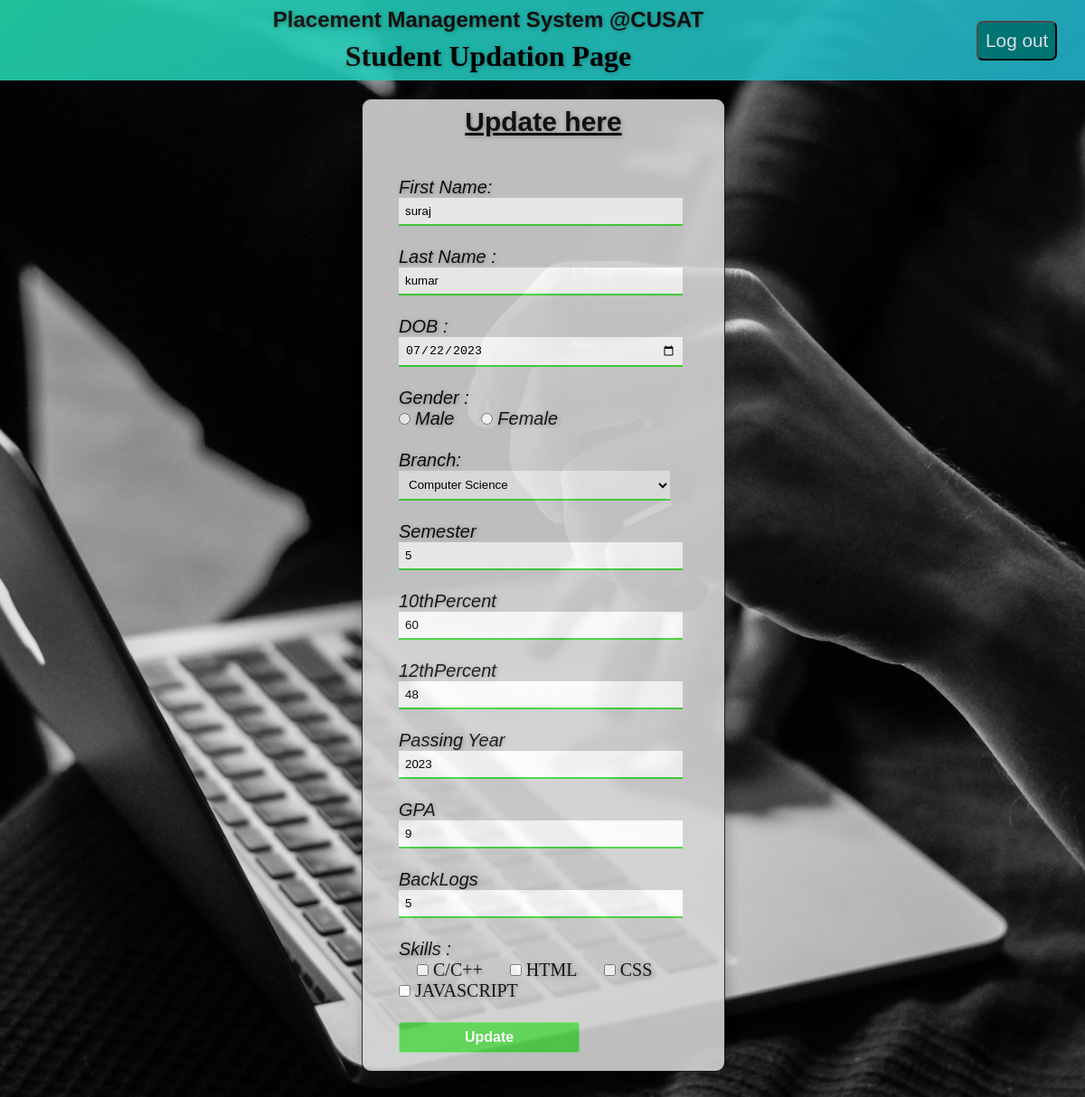
/updates.php?Id=124, run on the app's committed database.
### tables this page shows
CREATE TABLE `registration` (
  `ID` int(255) NOT NULL,
  `FirstName` varchar(255) NOT NULL,
  `LastName` varchar(255) NOT NULL,
  `DOB` varchar(255) NOT NULL,
  `Email` varchar(255) NOT NULL,
  `Gender` varchar(255) NOT NULL,
  `Branch` varchar(230) NOT NULL,
  `percent10` varchar(255) NOT NULL,
  `percent12` varchar(255) NOT NULL,
  `PassYear` varchar(255) NOT NULL,
  `GPA` varchar(255) NOT NULL,
  `Back` varchar(255) NOT NULL,
  `Semester` varchar(255) NOT NULL,
  `Skills` varchar(255) NOT NULL,
  `Img` varchar(255) NOT NULL,
  `password` varchar(255) NOT NULL,
  `Cpassword` varchar(255) NOT NULL,
  `Bool` varchar(100) NOT NULL DEFAULT 'False',
  `Company` varchar(255) NOT NULL DEFAULT 'Not Registered',
  `Status` varchar(255) NOT NULL DEFAULT 'NULL'
);

### updates.php (the view, shortened to what this page needs)
<!DOCTYPE html>
<html lang="en">
<head>
    <link rel="stylesheet" href="studentregistercss.css" type="text/css">
</head>
<body>
    <div id="headm">
    <div class="head">
    <h2>Placement Management System @CUSAT</h1>
    <h1 class="second_heading"><centre>Student Updation Page</centre></h2>
    </div>
    <div id="but">
    <a href="index.php" id="home"><button type="submit"  name="save" class="btn">Log out</button></a>
    </div>
    </div>
<div class="main">
    <div class="register"><h2><u>Update here</u></h2><br><br>
        <form action="<?php $_SERVER['PHP_SELF'] ?>"id="register" method="post" enctype="multipart/form-data">
<?php
include 'connection.php';
$ids = $_GET['Id'];
$showquery="select * from registration where ID={$ids}";
$showdata=mysqli_query($conn,$showquery);
$arrdata=mysqli_fetch_array($showdata);
    ?>
        <label>First Name:</label>
            <input type="text" name="fname" class="name"
            placeholder="Enter your first name" value="<?php echo $arrdata['FirstName'] ?>"><br><br>
             <label>Last Name :</label>
             <input type="text" name="lname" class="name"
            placeholder="Enter your last name" value="<?php echo $arrdata['LastName'] ?>"><br><br>
            <label>DOB :</label>
            <input type="date" name="dob" class="name"
            placeholder="12/03/2002" value="<?php echo $arrdata['DOB'] ?>">
            <br><br>
            <label>Gender :</label>
            <br>
            <input type="radio" name="gender" class="male" value="Male">
            <span id="male"><label for="male">Male</label></span>
            <input type="radio" name="gender" class="female" value="Female">
            <span id="female"><label for="female">Female</label></span>
            <br><br>
            <label>Branch:</label>
            <select name="branch" id="branch" class="name"value="<?php echo $arrdata['Branch'] ?>">
             <option>Computer Science</option>
            </select>
            <br><br>
            <label>Semester</label>
            <input type="number" min="1" max="8" name="semester" class="name" id="branch"
            placeholder="Enter the current semester" value="<?php echo $arrdata['Semester'] ?>"><br><br>
            <label>10thPercent</label>
            <input type="number" min="0" max="100" name="10percent" class="name"
             value="<?php echo $arrdata['percent10'] ?>">
             <br><br>
             <label>12thPercent</label>
            <input type="number" min="0" max="100" name="12percent" class="name"
             value="<?php echo $arrdata['percent12'] ?>">
             <br><br>
             <label>Passing Year</label>
            <input type="text" name="passyear" class="name"
             value="<?php echo $arrdata['PassYear'] ?>">
             <br><br>
             <label>GPA</label>
             <br>
            <input type="text" min="0" max="10" name="gpa" class="name"
             value="<?php echo $arrdata['GPA'] ?>">
             <br><br>
             <label>BackLogs</label>
            <input type="text" name="back" class="name"
             value="<?php echo $arrdata['Back'] ?>">
             <br><br>
            <label> Skills :</label>
            <br>
            <input type="checkbox" name="skills1" id="skills" value="C/C++">
            <span id="skills">C/C++</span>
            <input type="checkbox" name="skills2" id="skills" value="HTML">
            <span id="skills">HTML</span>
            <input type="checkbox" name="skills3" id="skills" value="CSS">
            <span id="skills">CSS</span>
            <br>
            <input type="checkbox" name="skills4" id="skills" Value="JS">
            <span id="skills">JAVASCRIPT</span>
            <br><br>
            <input type="submit" value="Update" name="save" id="submit">
        </form>
    </div>
</div>
</body>
</html>

### studentregistercss.css (style rules this page uses)
* { margin: 0; }
h2 { text-align: center; color: rgb(19, 19, 19); padding-top: 0.5rem; padding-bottom: 0.5rem; }
.second_heading { text-align: center; padding-bottom:0.5rem; }
#headm { width: 100%; display: flex; justify-content: center; align-items: center; background: linear-gradient(-45deg, #ee7752, #e73c7e, #23a6d5, #23d5ab); background-size: 400% 400%; animation: gradient 15s ease infinite; position: sticky; top: 0%; }
.head { width: 90%; height:auto; }
#but { width: 10%; }
* { margin: 0; padding: 0; }
body { background: url("c2.jpg"); background-repeat: no-repeat; background-size: cover; background-position: center; opacity: 0.9; background-attachment: fixed; }
.main { width: 400px; margin:auto; margin-top:20px; }
h2 { text-align: center; font-family: sans-serif; }
.register { background-color:lightgray; width:100%; font-size:20px; border-radius:10px; border:1px solid rgba(15, 15, 15, 0.925); box-shadow:2px 2px 15px rgba(0,0,0,0.3); color:#0f0f0f; margin-bottom: 50px; }
#register { margin-left:40px; margin-top:-10px; }
label { font-family: Arial, Helvetica, sans-serif; font-size:20px; font-style:italic; }
.name { width:300px; border:none; border-bottom:2px solid #46d83c; padding: 7px; }
#submit { width:200px; padding: 7px; font-size:16px; font-family: sans-serif; font-weight: 600; border-radius: 3px; background-color: #57d64e; margin-bottom: 20px; color:#fff; cursor: pointer; border:1px solid rgba(255,255,255,0.3); }
label,span,h2,h1 { text-shadow:1px 1px 5px rgba(0,0,0,0.3); }
.btn { background-color: teal; color: aliceblue; font-size: 1.3rem; padding: 8px; border-radius: 7px; }

### data on the page
registration: fname "suraj", lname "kumar", dob "07/22/2023", branch "Computer Science", semester "5", percent10 "60", percent12 "48", passyear "2023", gpa "9", back "5"
